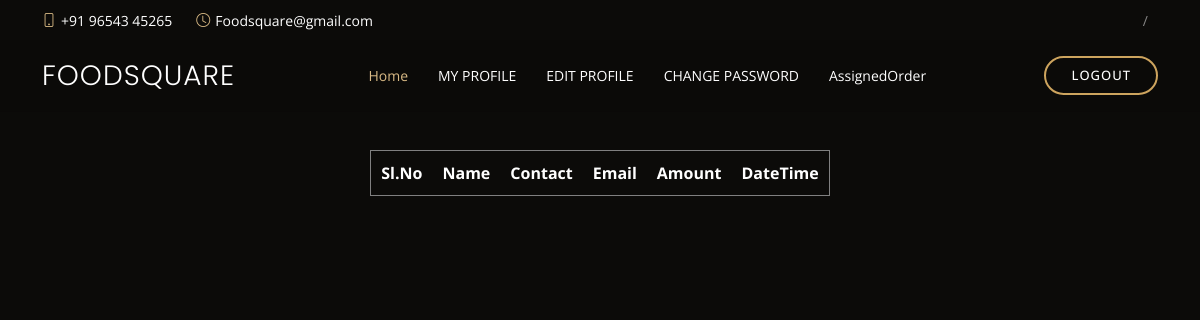
The app's page /Deliveryboy/AssignedOrder/ (signed in), older data.
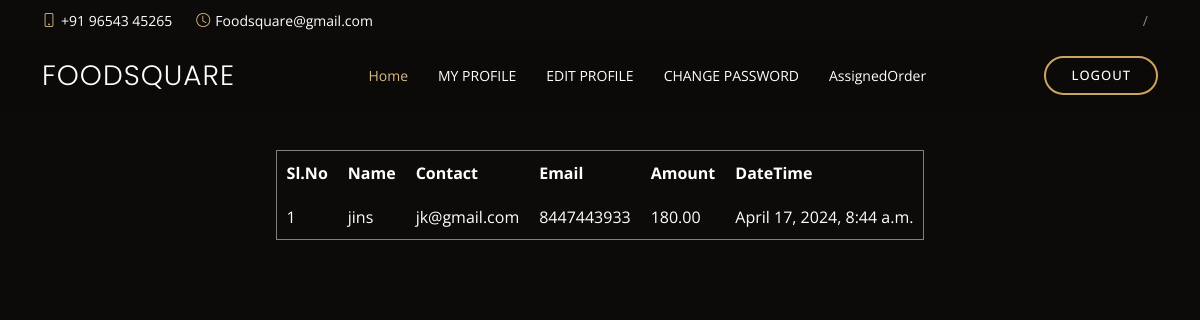
The same page, newer data.
### User/models.py (models this page shows)
class tbl_booking(models.Model):
    booking_amount=models.CharField(max_length=50)
    booking_datetime=models.DateTimeField(auto_now_add=True)
    booking_status = models.IntegerField(default="0")
    user = models.ForeignKey(tbl_user, on_delete=models.CASCADE)
    delivery = models.ForeignKey(tbl_deliveryboy, on_delete=models.CASCADE, null=True)

### Guest/models.py (models this page shows)
class tbl_user(models.Model):
    user_name=models.CharField(max_length=50)
    user_gender=models.CharField(max_length=50)
    user_contact=models.CharField(max_length=50)
    user_contact1=models.CharField(max_length=50)
    user_email=models.CharField(max_length=50)
    user_password=models.CharField(max_length=50)
    place = models.ForeignKey(tbl_place, on_delete=models.CASCADE)

### Deliveryboy/views.py (the view)
# urls.py: path('AssignedOrder/',views.AssignedOrder,name="AssignedOrder"),
def AssignedOrder(request):
    id=tbl_deliveryboy.objects.get(id=request.session["did"])
    userdata = tbl_booking.objects.filter(booking_status=4,delivery=id)
    return render(request,"Deliveryboy/AssignedOrder.html",{"userdata":userdata})

### Deliveryboy/Templates/deliveryboy/AssignedOrder.html (shortened to what this page needs)
{% extends 'Deliveryboy/Head.html' %}
{% block content %}
{% load static %}
<!DOCTYPE html>
<html lang="en">
<head>
</head>
<body>
    <table border="1" align="center" cellpadding="10">
        <tr>
            <th>Sl.No</th>
            <th>Name</th>
            <th>Contact</th>
            <th>Email</th>
            <th>Amount</th>
            <th>DateTime</th>
        </tr>
        {% for i in userdata %}
        <tr>
            <td>{{forloop.counter}}</td>
            <td>{{i.user.user_name}}</td>
            <td>{{i.user.user_email}}</td>
            <td>{{i.user.user_contact}}</td>
            <td>{{i.booking_amount}}</td>
            <td>{{i.booking_datetime}}</td>
        </tr>
        {% endfor %}
    </table>
</body>
</html>
{% endblock content %}

Row changes from the older to the newer data that the page shows:
now on this page (row edited): tbl_booking: user.user_name "jins", user.user_email "jk@gmail.com", user.user_contact "8447443933", booking_amount "180.00", booking_datetime "April 17, 2024, 8:44 a.m."
